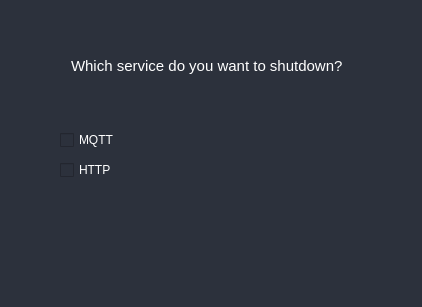
<?xml version="1.0" encoding="UTF-8"?>
<ui version="4.0">
 <class>MainWindow</class>
 <widget class="QMainWindow" name="MainWindow">
  <property name="geometry">
   <rect>
    <x>0</x>
    <y>0</y>
    <width>422</width>
    <height>307</height>
   </rect>
  </property>
  <property name="windowTitle">
   <string>MainWindow</string>
  </property>
  <property name="styleSheet">
   <string notr="true">background-color: rgb(44, 49, 60);</string>
  </property>
  <widget class="QWidget" name="centralwidget">
   <widget class="QCheckBox" name="stop_mqtt_checkbox">
    <property name="geometry">
     <rect>
      <x>60</x>
      <y>130</y>
      <width>81</width>
      <height>20</height>
     </rect>
    </property>
    <property name="styleSheet">
     <string notr="true">QCheckBox{
	color:white;
}</string>
    </property>
    <property name="text">
     <string>MQTT</string>
    </property>
   </widget>
   <widget class="QCheckBox" name="stop_http_checkbox">
    <property name="geometry">
     <rect>
      <x>60</x>
      <y>160</y>
      <width>81</width>
      <height>20</height>
     </rect>
    </property>
    <property name="styleSheet">
     <string notr="true">QCheckBox{
	color:white;
}</string>
    </property>
    <property name="text">
     <string>HTTP</string>
    </property>
   </widget>
   <widget class="QLabel" name="label">
    <property name="geometry">
     <rect>
      <x>30</x>
      <y>30</y>
      <width>401</width>
      <height>71</height>
     </rect>
    </property>
    <property name="styleSheet">
     <string notr="true">QLabel{
	color:white;
	font-size:15px;
	margin-right:auto;
	margin-left:auto;
}</string>
    </property>
    <property name="text">
     <string>Which service do you want to shutdown?</string>
    </property>
   </widget>
  </widget>
  <widget class="QStatusBar" name="statusbar"/>
 </widget>
 <resources/>
 <connections/>
</ui>
